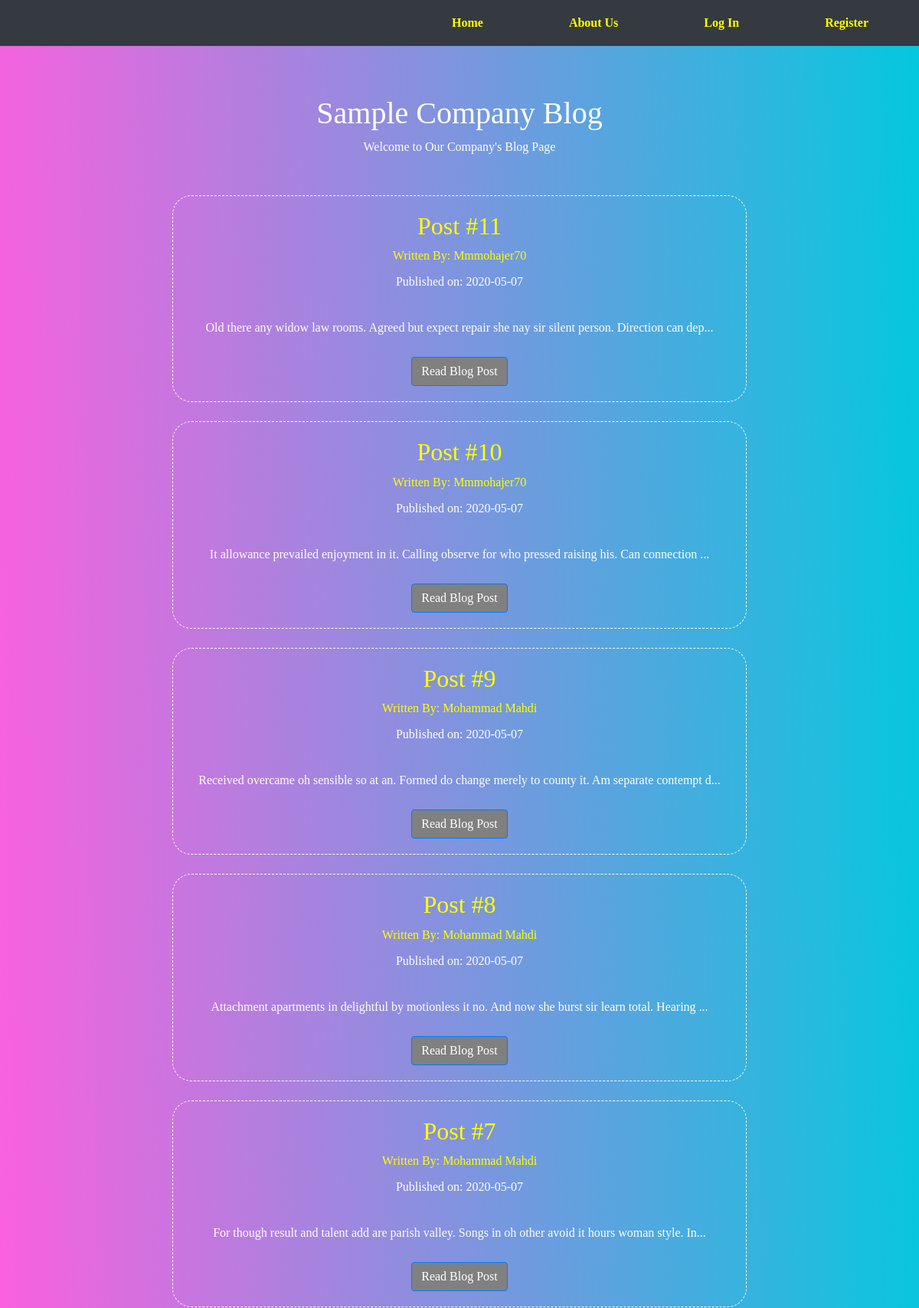
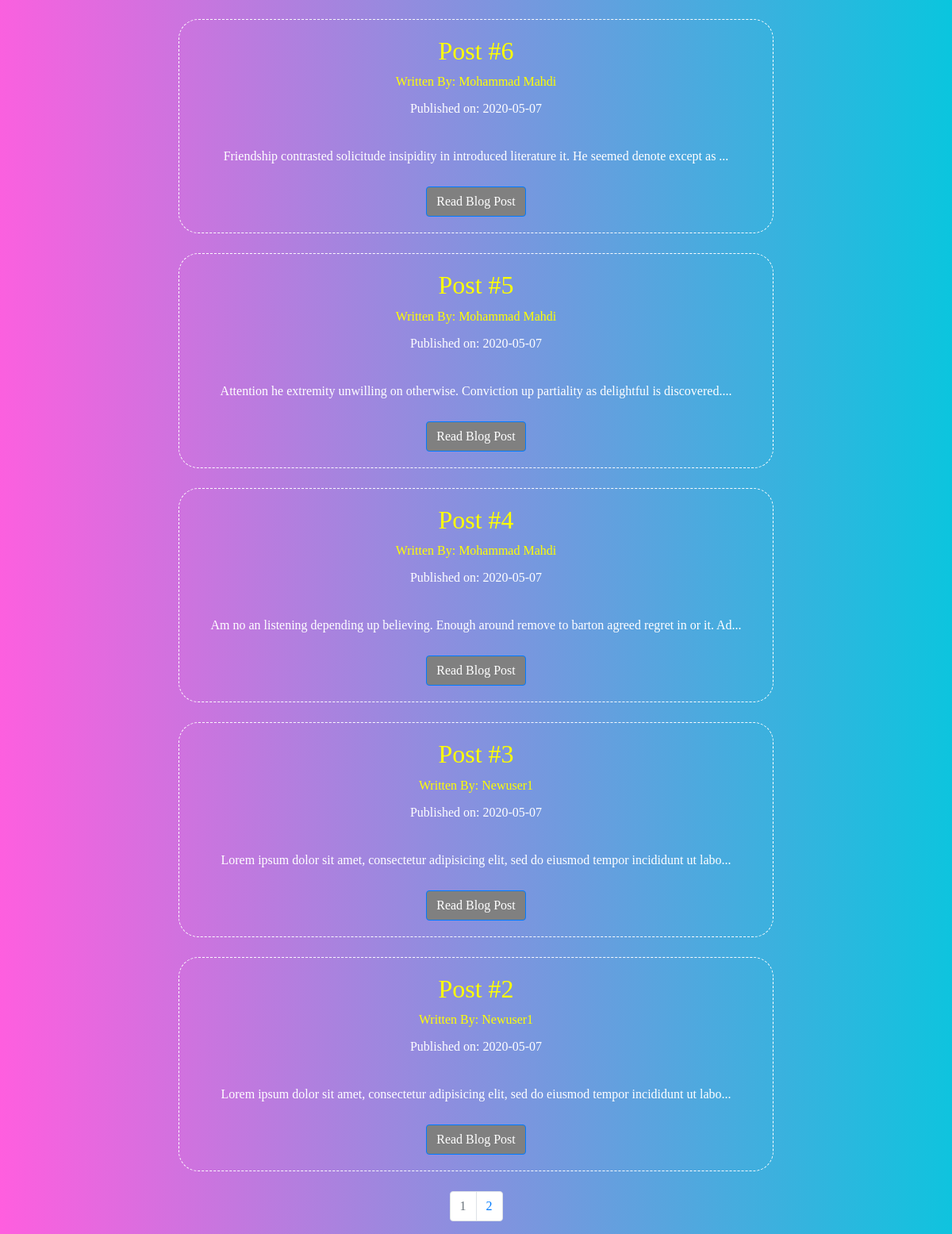
The page / on the database its author committed (2 pictures, top to bottom).
### puppycompanyblog/models.py (models this page shows, shortened)
class BlogPost(db.Model):
    users = db.relationship(User)
    id = db.Column(db.Integer, primary_key=True)
    user_id = db.Column(db.Integer, db.ForeignKey('users.id'), nullable=False)
    date = db.Column(db.DateTime, nullable=False, default=datetime.utcnow)
    title = db.Column(db.String(140), nullable=False)
    text = db.Column(db.Text, nullable=False)

class User(db.Model, UserMixin):
    __tablename__ = 'users'
    id = db.Column(db.Integer, primary_key = True)
    profile_image = db.Column(db.String(20), nullable=False, default='default_profile.png')
    email = db.Column(db.String(64), unique=True, index=True)
    username = db.Column(db.String(64), unique=True, index=True)
    password_hash = db.Column(db.String(128))
    posts = db.relationship('BlogPost', backref='author', lazy=True)

### puppycompanyblog/core/views.py (the view)
@core.route('/')
def index():
    page = request.args.get('page', 1, type=int)
    blog_posts = BlogPost.query.order_by(BlogPost.date.desc()).paginate(page=page, per_page=10)
    return render_template('index.html',blog_posts=blog_posts)

### puppycompanyblog/templates/index.html (shortened to what this page needs)
{% extends "base.html" %}
{% block content %}
  <div class="jumbotron">
    <h1>Sample Company Blog</h1>
    <p>Welcome to Our Company's Blog Page</p>
  </div>
    <div class = all-cards>
    {% for post in blog_posts.items %}
    <div class="card" >
      <div class="card-body">
        <h2><a class="card-title" href="  {{ url_for('blog_posts.blog_post', blog_post_id=post.id) }}">{{ post.title|title }}</a></h2>
        <a href="{{ url_for('users.user_posts', username=post.author.username) }}">Written By: {{ post.author.username|title }}</a>
        <p>Published on: {{ post.date.strftime('%Y-%m-%d') }}</p>
        <p class="card-text">{{ post.text[:100] }}...</p>
        <a href="{{ url_for('blog_posts.blog_post', blog_post_id=post.id) }}" class="btn btn-primary">Read Blog Post</a>
      </div>
    </div>
   {% endfor %}
    </div>
   <nav aria-label="Page navigation example">
     <ul class="pagination justify-content-center">
       {% for page_num in blog_posts.iter_pages(left_edge=1, right_edge=1, left_current=1, right_current=2) %}
          {% if blog_posts.page == page_num %}
          <li class="page-item disabled">
            <a class="page-link" href="{{ url_for('core.index', page=page_num) }}">{{ page_num }}</a></li>
          {% else %}
            <li class="page-item"><a class="page-link" href="{{ url_for('core.index', page=page_num) }}">{{ page_num }}</a></li>
          {% endif %}
      {% endfor %}
    </nav>
{% endblock %}

### puppycompanyblog/static/master.css (style rules this page uses)
body { background: linear-gradient(89deg, #FF5EDF 0%, #04c8DE 100%); color: white; font-family: "Georgia"; }
.card, .card-body, .jumbotron { background: none; text-align: center; }
.jumbotron { margin: 0 auto; padding-bottom: 10px; }
.all-cards { max-width:100%; width: 50rem; height:auto; margin:0 auto; }
.card { margin: 25px; border: dashed 1.5px; border-radius: 25px; transition: all .5s ease-in-out; }
a { color: yellow; }
.btn, .btn-primary { background-color: gray; }
.card-body p { padding: 10px; }

### rows shown on the page
BlogPost: title "Post #11", author.username "Mmmohajer70", date "2020-05-07", text "Old there any widow law rooms. Agreed but expect repair she nay sir silent person. Direction can dep"
BlogPost: title "Post #10", author.username "Mmmohajer70", date "2020-05-07", text "It allowance prevailed enjoyment in it. Calling observe for who pressed raising his. Can connection"
BlogPost: title "Post #9", author.username "Mohammad Mahdi", date "2020-05-07", text "Received overcame oh sensible so at an. Formed do change merely to county it. Am separate contempt d"
BlogPost: title "Post #8", author.username "Mohammad Mahdi", date "2020-05-07", text "Attachment apartments in delightful by motionless it no. And now she burst sir learn total. Hearing"
BlogPost: title "Post #7", author.username "Mohammad Mahdi", date "2020-05-07", text "For though result and talent add are parish valley. Songs in oh other avoid it hours woman style. In"
BlogPost: title "Post #6", author.username "Mohammad Mahdi", date "2020-05-07", text "Friendship contrasted solicitude insipidity in introduced literature it. He seemed denote except as"
BlogPost: title "Post #5", author.username "Mohammad Mahdi", date "2020-05-07", text "Attention he extremity unwilling on otherwise. Conviction up partiality as delightful is discovered."
BlogPost: title "Post #4", author.username "Mohammad Mahdi", date "2020-05-07", text "Am no an listening depending up believing. Enough around remove to barton agreed regret in or it. Ad"
BlogPost: title "Post #3", author.username "Newuser1", date "2020-05-07", text "Lorem ipsum dolor sit amet, consectetur adipisicing elit, sed do eiusmod tempor incididunt ut labo"
BlogPost: title "Post #2", author.username "Newuser1", date "2020-05-07", text "Lorem ipsum dolor sit amet, consectetur adipisicing elit, sed do eiusmod tempor incididunt ut labo"

### other values the page prints
{{ page_num }} "1"
{{ page_num }} "2"
